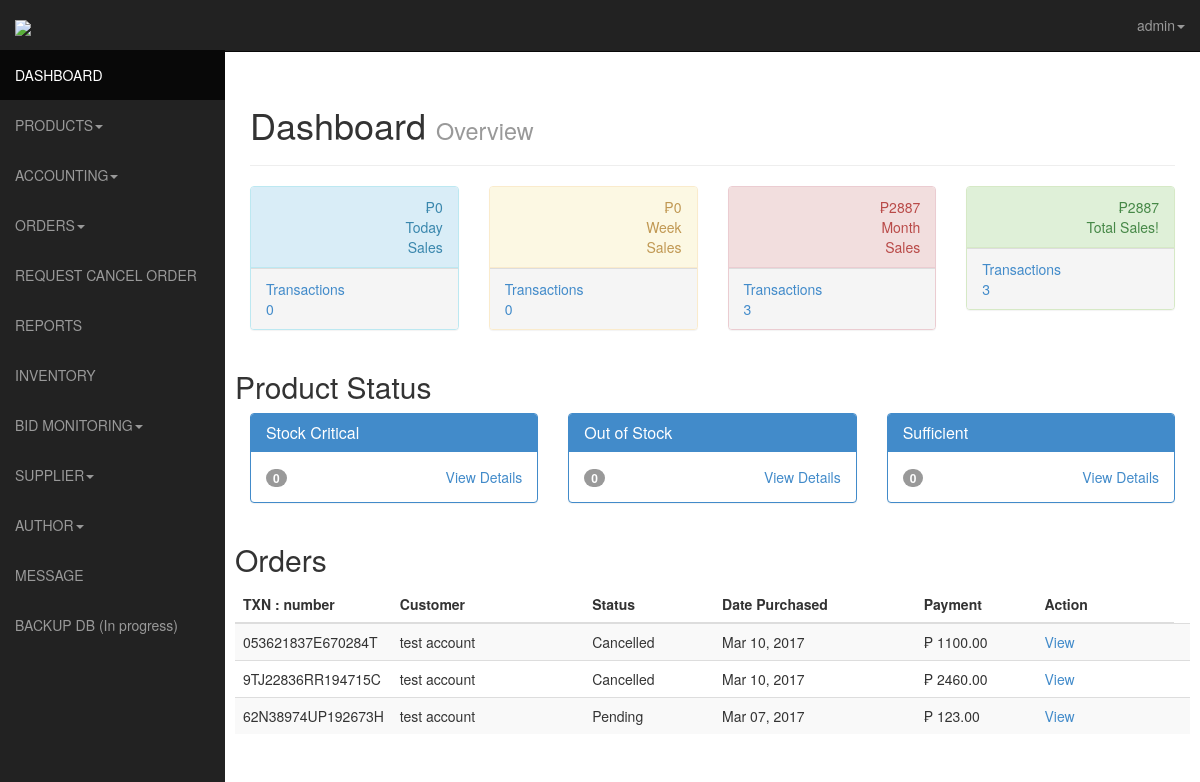
Before: /admin/index.php (signed in) with the older database file.
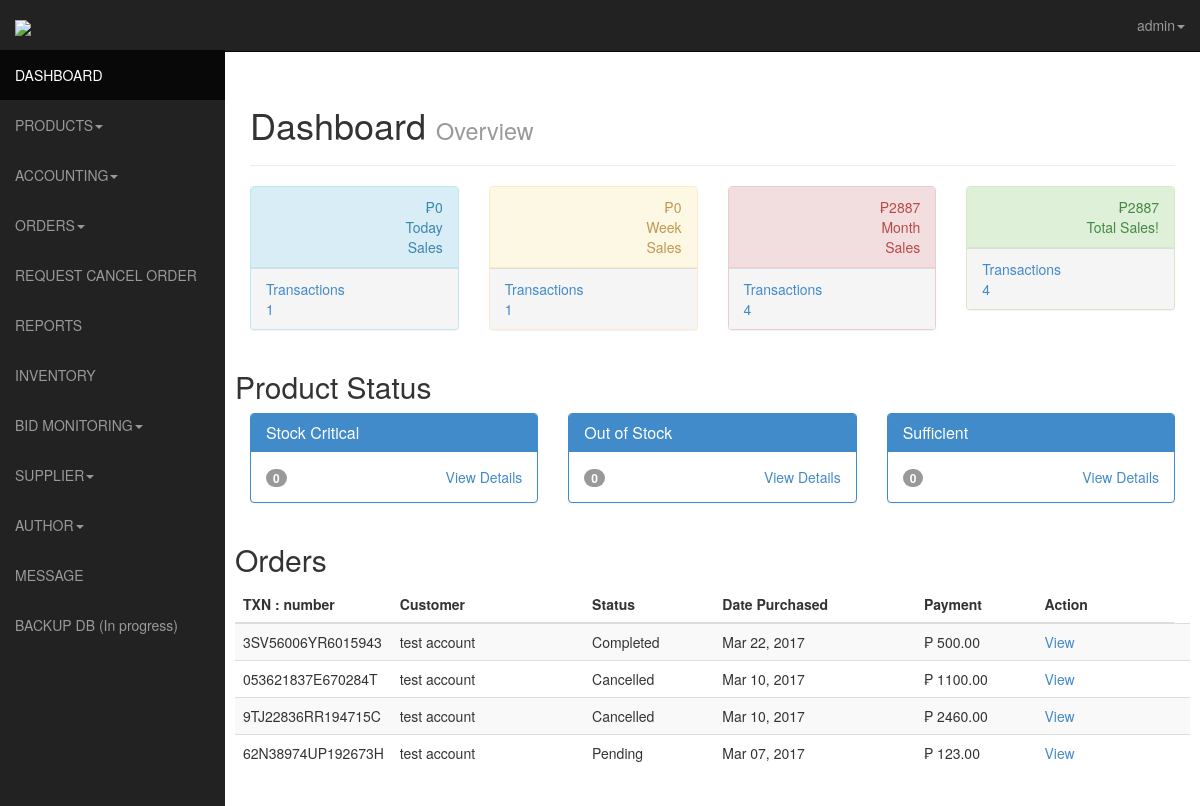
After: the same page with the newer database file.
### tables this page shows
CREATE TABLE IF NOT EXISTS `transactions` (
  `id` int(11) NOT NULL AUTO_INCREMENT,
  `user_id` int(11) NOT NULL,
  `product_id_array` varchar(255) NOT NULL,
  `payer_email` varchar(255) NOT NULL,
  `first_name` varchar(255) NOT NULL,
  `last_name` varchar(255) NOT NULL,
  `month` varchar(4) NOT NULL,
  `day` varchar(4) NOT NULL,
  `year` varchar(4) NOT NULL,
  `payment_date` timestamp NOT NULL DEFAULT CURRENT_TIMESTAMP ON UPDATE CURRENT_TIMESTAMP,
  `mc_gross` varchar(255) NOT NULL,
  `payment_currency` varchar(255) NOT NULL,
  `receiver_email` varchar(255) NOT NULL,
  `payment_type` varchar(255) NOT NULL,
  `payment_status` varchar(255) NOT NULL,
  `txn_type` varchar(255) NOT NULL,
  `payer_status` varchar(255) NOT NULL,
  `address_street` varchar(255) NOT NULL,
  `address_city` varchar(255) NOT NULL,
  `address_state` varchar(255) NOT NULL,
  `address_zip` varchar(255) NOT NULL,
  `address_country` varchar(255) NOT NULL,
  `address_status` varchar(255) NOT NULL,
  `notify_version` varchar(255) NOT NULL,
  `verify_sign` varchar(255) NOT NULL,
  `payer_id` varchar(255) NOT NULL,
  `mc_currency` varchar(255) NOT NULL,
  `mc_fee` varchar(255) NOT NULL,
  `txn_id` varchar(255) NOT NULL,
  `qty` int(11) NOT NULL,
  PRIMARY KEY (`id`)
);

### admin/index.php (the view, shortened to what the changed rows need)
<?php
$month = date('m');
$day = date('d');
$year = date('Y');
$now = mysql_query("SELECT * FROM transactions WHERE month=$month and year=$year and day=$day");
$tCount2 = mysql_num_rows($now);
?>
<?php
$date2 = date('m/d/Y');
$date1 = strtotime ( '7 days ago' , strtotime ( $date2 ) ) ;
$smonth = date('m', $date1);
$sday = date('d', $date1);
$syear = date ('Y', $date1);
$end = strtotime($date2);
$emonth = date('m', $end);
$eday = date('d', $end);
$eyear = date('Y', $end);
$thisweek = mysql_query("SELECT * FROM transactions WHERE (month>=$smonth and month<=$emonth) and (year>=$syear and year<=$eyear)
            and (day>=$sday or day=$eday)");
$weekely = mysql_num_rows($thisweek );
?>
<?php
$thismonth = mysql_query("SELECT * FROM transactions WHERE month='$month' and year='$year'");
$tmonth = mysql_num_rows($thismonth );
?>
<?php
	$tsql = mysql_query("SELECT * FROM transactions ORDER BY id");
	$transactions = mysql_num_rows($tsql);
	?>
<!DOCTYPE html>
<html lang="en">
  <head>
    <link href="css/bootstrap.css" rel="stylesheet">
    <link href="css/sb-admin.css" rel="stylesheet">-->
    <link rel="stylesheet" href="css/morris-0.4.3.min.css">
  </head>
  <body>
    <div id="wrapper">
      <div id="page-wrapper">
        <div class="row">
          <div class="col-lg-12">
            <h1>Dashboard <small> Overview</small></h1>
          </div>
        </div>
        <div class="row">
          <div class="col-lg-3">
            <div class="panel panel-info">
              <a href="#">
                <div class="panel-footer announcement-bottom">
                  <div class="row">
                    <div class="col-xs-6">
                      Transactions <?php echo $tCount2?>
                    </div>
                    <div class="col-xs-6 text-right">
                    </div>
                  </div>
                </div>
              </a>
            </div>
          </div>
          <div class="col-lg-3">
            <div class="panel panel-warning">
              <a href="#">
                <div class="panel-footer announcement-bottom">
                  <div class="row">
                    <div class="col-xs-6">
                      Transactions <?php echo $weekely?>
                    </div>
                    <div class="col-xs-6 text-right">
                    </div>
                  </div>
                </div>
              </a>
            </div>
          </div>
          <div class="col-lg-3">
            <div class="panel panel-danger">
              <a href="#">
                <div class="panel-footer announcement-bottom">
                  <div class="row">
                    <div class="col-xs-6">
                     Transactions <?php echo $tmonth  ?>                   </div>
                    <div class="col-xs-6 text-right">
                    </div>
                  </div>
                </div>
              </a>
            </div>
          </div>
          <div class="col-lg-3">
            <div class="panel panel-success">
              <a href="#">
                <div class="panel-footer announcement-bottom">
                  <div class="row">
                    <div class="col-xs-6">
                     Transactions <?php echo $transactions ?>
                    </div>
                    <div class="col-xs-6 text-right">
                    </div>
                  </div>
                </div>
              </a>
            </div>
          </div>
        </div>
        <div class="row">
    <h2>Product Status</h2>
        </div>
			   <div class="row">
            <h2>Orders</h2>
            <div class="table-responsive">
             <table class="table table-striped">
<thead>
<tr>
<th width="15%">TXN : number</th>
    <th width="21%">Customer</th>
    <th width="14%">Status</th>
    <th width="22%">Date Purchased</th>
    <th width="13%">Payment</th>
    <th width="15%">Action</th>
</tr>
</thead>
<tbody>
  				 <?php
$sql = mysql_query("SELECT * FROM transactions ORDER BY id DESC");
$productCount = mysql_num_rows($sql);
if ($productCount > 0) {
	while($row = mysql_fetch_array($sql)){
			 $id = $row['id'];
			  $gross = $row["mc_gross"];
			  $txn_id = $row["txn_id"];
			 $firstname = $row["first_name"];
			 $lastname = $row["last_name"];
			 $payer_status = $row["payer_status"];
			 $street = $row["address_street"];
			 $city = $row["address_city"];
			 $state = $row["address_state"];
			  $country = $row["address_country"];
			  $payment_status= $row["payment_status"];
				$cartTotal2="";
			 $datepayment = strftime("%b %d, %Y", strtotime($row["payment_date"]));
			 if($payment_status=='Completed'){
				 $stat=$payment_status;
				 }
			 else{
				 $stat=' '.$payment_status.' <a title="Update Status" href="transactions.php?transactid='.$id.'"><span class="icon-pencil"></span></a>';
				 }
 echo'<tr>
    <td height="29">'.$txn_id.'</td>
    <td>'.$firstname.' '. $lastname.'</td>
    <td>'.$stat.'</td>
	 <td>'.$datepayment .'</td>
    <td> &#8369; '.$gross.'</td>
	<td><a  data-toggle="modal" href="#transaction'.$id.'">View</a></td>
	<td>
<div class="modal fade" id="transaction'.$id.'" tabindex="-1" role="dialog" aria-labelledby="myModalLabel" aria-hidden="true">
  <div class="modal-dialog">
    <div class="modal-content">
      <div class="modal-header">
        <button type="button" class="close" data-dismiss="modal" aria-hidden="true">&times;</button>
        <h4 class="modal-title" id="myModalLabel">Transaction Details of : '.$firstname.' '.$lastname.' </h4>
      </div>
      <div class="modal-body">
				 Billing Address :<span style="font-size: 14px">'.$street.' '.$city.' '.$state.' '.$country.'</span><br/>
     			 Status : <span style="font-size: 14px">'.$payment_status.'</span><br/>
				 Payer Status : <span style="font-size: 14px">'.$payer_status.'</span><br/>
				 Date of Transaction : <span style="font-size: 14px">'.$datepayment.'</span><br/>
     			 Orders:
      <hr /> <div class="row thead">
               <div class="col-lg-2">Item name</div>
                <div class="col-lg-2">Price</div>
                 <div class="col-lg-2">Quantity</div>
                 <div class="col-lg-2">TPrice</div>
             </div>';
	$product_array = $row["product_id_array"];
  				$product_id_string = rtrim($product_array, ",");
                $pieces = explode(",", $product_id_string);
                $result = count($pieces);
			    for ($i=0; $i<$result; $i++){
                                    list($cat, $quan) = explode("-", $pieces[$i]);
                                    $prod = mysql_query("SELECT * FROM products WHERE id='$cat'");
                                    while($row = mysql_fetch_array($prod)){
										 $price2 = $row['price'];
										$pricetotal1 = $price2 * $quan;
										$cartTotal2 = $pricetotal1 + $cartTotal2;
									}
				}
	  echo'
               <hr />
              <div class="row">
               <div class="span2 pull-right">Total Order: &#8369;'.$cartTotal2.'</div>
             </div>
		</div>
      <div class="modal-footer">
        <button type="button" class="btn btn-default" data-dismiss="modal">Close</button>
      </div>
    </div>
  </div>
</div></td>
  </tr>';
    }
}
else {
	echo  '<tr>
    <td height="29" colspan="6"><h4 class=" alert alert_warning">No transactions are being made yet!</h4>  </tr>';
	}
?>
</tbody>
</table>
    			</div>
        </div>
      </div>
    </div>
  </body>
</html>

Changed rows visible on the page:
added transactions: txn "3SV56006YR6015943", first_name "test", last_name "account", payment_status "Completed", payment_date "Mar 22, 2017", mc_gross "500.00"
Other visible differences:
$tCount2: "0" → "1"
$weekely: "0" → "1"
$tmonth: "3" → "4"
$transactions: "3" → "4"
